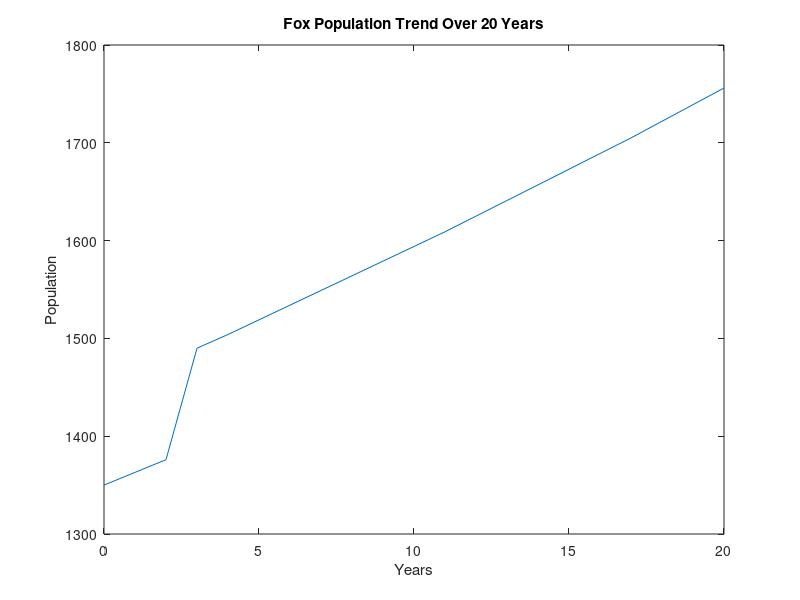

Here is the MATLAB script that generated this plot:
% Venus Onyango
% February 27, 2024
% Week07D.m

%This code is going to due the population trend of Foxes in isolation in
%the Gobi.
P(1) = 1350; %Initial Populaton of the Foxes
birth_rate = 0.0575; % Birth rate
death_rate = 0.0475; % Death rate

deltat = 1; % Change over time
t = 20; % The number of years
immigration_year = 3; % The number of immigration years
immigration = 101; % The number of foxes immigrated.

for t = 1 : t
 P(t+1) = P(t) + floor(deltat * (birth_rate - death_rate) * P(t));
if t == immigration_year
P(t+1) = P(t+1) + immigration;
 end
end

plot(0:t, P);
xlabel('Years');
ylabel('Population');
title('Fox Population Trend Over 20 Years');